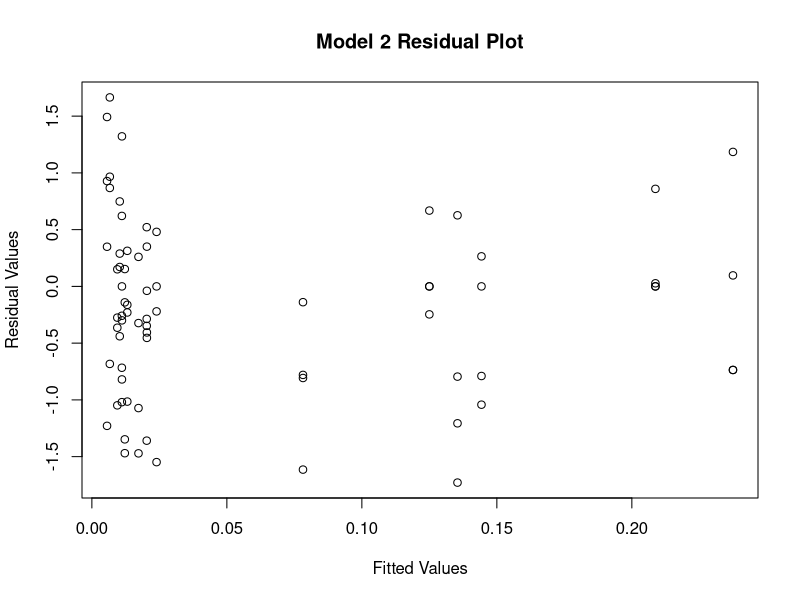

The R script that drew this image:
## ---- chunk 1
knitr::opts_chunk$set(echo = TRUE)

library(dplyr)
library(magrittr)
library(knitr)

Bynoss_data = read.csv("Byssinosis.csv", header = TRUE)
attach(Bynoss_data)
names(Bynoss_data)
sapply(Bynoss_data, class)
i= 1
Byss_data_exp = data.frame()

repeat{
  binos_count = Bynoss_data$Byssinosis[i]
  if(binos_count==0){
    temp_data = data.frame()
  }else{temp_data = data.frame(Bynoss_data[i, -c(6, 7)],
                               Byss = rep(1,binos_count))}
  Byss_data_exp = rbind(Byss_data_exp , temp_data)
  i = i + 1
  if(i > length(Bynoss_data$Byssinosis)){break}
}


i=1
repeat{
  binos_count = Bynoss_data$Non.Byssinosis[i]
  if(binos_count==0){
    temp_data = data.frame()
  }else{temp_data = data.frame(Bynoss_data[i, -c(6, 7)],
                               Byss = rep(0,binos_count))}
  Byss_data_exp = rbind(Byss_data_exp, temp_data)
  i = i + 1
  if(i > length(Bynoss_data$Byssinosis)){break}
}
sum(Bynoss_data$Non.Byssinosis)
detach(Bynoss_data)
names(Byss_data_exp)
attach(Byss_data_exp)
## ---- chunk 2
#Observed Values:
obs_wp = as.matrix(table(Byss_data_exp$Byss, Byss_data_exp$Workspace))
print("Observed Counts")
print(obs_wp)
#Expected Values:
Exp_wp = rowSums(obs_wp) %*% t(colSums(obs_wp))/sum(obs_wp)
print("Expected Counts")
print(Exp_wp)

#Likelihood ratio test:
lrt_wp = -2*sum(obs_wp*log(Exp_wp/obs_wp))

#p-value
LRpVal = 1-pchisq(lrt_wp, (2-1)*(3-1))
## ---- chunk 3
#Observed Values:
obs_e = as.matrix(table(Byss_data_exp$Byss, Byss_data_exp$Employment))
print("Observed Counts")
print(obs_e)

#Expected Values:
Exp_e = rowSums(obs_e) %*% t(colSums(obs_e))/sum(obs_e)
print("Expected Counts")
print(Exp_e)

#Likelihood ratio test:
lrt_e = -2*sum(obs_e*log(Exp_e/obs_e))

#p-value
LRpVal = 1-pchisq(lrt_e, (2-1)*(3-1))
## ---- chunk 4
#Observed:
obs_smok = as.matrix(table(Byss_data_exp$Byss, Byss_data_exp$Smoking))
print("Observed Counts")
print(obs_smok)

#Expected:
Exp_smok = rowSums(obs_smok) %*% t(colSums(obs_smok))/sum(obs_smok)
print("Expected Counts")
print(Exp_smok)

#Likelihood ratio test:
lrt_smok = -2*sum(obs_smok*log(Exp_smok/obs_smok))

#p-value
LRpVal = 1-pchisq(lrt_smok, (2-1)*(2-1))


## ---- chunk 5
#Observed:
obs_sex = as.matrix(table(Byss_data_exp$Byss, Byss_data_exp$Sex))
print("Observed Counts")
print(obs_sex)

#Expected:
Exp_sex  = rowSums(obs_sex) %*% t(colSums(obs_sex))/sum(obs_sex)
print("Expected Counts")
print(Exp_sex)

#Likelihood ratio test:
lrt_sex = -2*sum(obs_sex*log(Exp_sex/obs_sex))

#p-value
LRpVal = 1-pchisq(lrt_sex, (2-1)*(2-1))

## ---- chunk 6
#Observed:
obs_race = as.matrix(table(Byss_data_exp$Byss, Byss_data_exp$Race))
print("Observed Counts")
print(obs_race)

#Expected:
Exp_race = rowSums(obs_race) %*% t(colSums(obs_race))/sum(obs_race)
print("Expected Counts")
print(Exp_race)

#Likelihood ratio test:
lrt_race = -2*sum(obs_race*log(Exp_race/obs_race))

#p-value
LRpVal = 1-pchisq(lrt_race, (2-1)*(2-1))
## ---- chunk 7
#Divide the long data set into a train and test set
n = dim(Byss_data_exp)[1]
set.seed(10)
train_setL = sample(c(TRUE, FALSE), n,replace = TRUE)
train_dataL = Byss_data_exp[train_setL,]
test_dataL = Byss_data_exp[-train_setL,]

#Divide the long data set into a train and test set
train_dataW = aggregate(cbind(Byss = Byss, notByss=1-Byss, total=1)~
                          Employment + Smoking + 
                           Sex + Race + Workspace, FUN=sum, 
                        data = train_dataL, drop = FALSE)
train_dataW$Byss[is.na(train_dataW$Bys)] = 0
train_dataW$notByss[is.na(train_dataW$notByss)] = 0
train_dataW$total[is.na(train_dataW$total)] = 0

test_dataW = aggregate(cbind(Byss = Byss, notByss=1-Byss, total=1)~ 
                         Employment + Smoking + 
                           Sex + Race + Workspace, FUN=sum,
                       data = test_dataL, drop = FALSE)
test_dataW$Byss[is.na(test_dataW$Bys)] = 0
test_dataW$notByss[is.na(test_dataW$notByss)] = 0
test_dataW$total[is.na(test_dataW$total)] = 0

train_dataW$Workspace = as.factor(train_dataW$Workspace)
test_dataW$Workspace = as.factor(test_dataW$Workspace)
## ---- chunk 8
model_full = glm(cbind(Byss, notByss) ~.-total,
                 family = binomial, data = train_dataW)
summary(model_full)
## ---- chunk 9
#Forward step-wise on the train:
#step(glm(cbind(Byss, notByss)~1, family = binomial, data = train_dataW), 
          #scope = ~Employment*Smoking*Sex*Race*Workspace,
          #direction = "forward") 
#4 vars, AIC = 146.2, Null Deviance = 204, Residual Deviance= 65.83
#model_f1 = glm(formula = cbind(Byss, notByss) ~ Workspace + Employment + 
   # Smoking + Workspace:Smoking, family = binomial, data = train_dataW)

#step(glm(cbind(Byss, notByss)~1, family = binomial, data = train_dataW), 
          #scope = ~Employment*Smoking*Sex*Race*Workspace,
          #direction = "both")
#4 vars, AIC = 146.2, Null Deviance = 204, Residual Deviance= 65.83
#Same as forward!

step(glm(cbind(Byss, notByss)~1, family = binomial, data = train_dataW), 
          scope = ~Employment+Smoking+Sex+Race+Workspace,
         direction = "forward")
model_f1 = glm(formula = cbind(Byss, notByss) ~ Workspace + Employment + 
    Smoking, family = binomial, data = train_dataW)
#Same as above

#step(glm(cbind(Byss, notByss)~1, family = binomial, data = train_dataW), 
          #scope = ~Employment+Smoking+Sex+Race+Workspace,
          #direction = "both")
#Same model and specs as above
## ---- chunk 10
#Backward Selection
step(glm(cbind(Byss, notByss)~.^2, family = binomial, data = train_dataW[,-8]), 
          direction = "backward") 
#8 vars, AIC = 140.4, Null Deviance = 204, Residual Deviance = 52.06
model_b1 = glm(formula = cbind(Byss, notByss) ~ Employment + Smoking + Sex + 
    Workspace + Employment:Sex + Smoking:Workspace + Sex:Workspace, 
    family = binomial, data = train_dataW[, -8])

#step(glm(cbind(Byss, notByss)~.^2, family = binomial, data = train_dataW[,-8]), 
        # direction = "both") 
#Same model as above



#step(glm(cbind(Byss, notByss)~., family = binomial, data = train_dataW[,-8]), 
          #direction = "backward") 
#4 vars, AIC = 146.2, Null Deviance = 204, Residual Deviance=  65.83  

#model_b3 =  glm(formula = cbind(Byss, notByss) ~ Employment 
#+ Smoking + Workspace, 
    #family = binomial, data = train_dataW[, -8])

#step(glm(cbind(Byss, notByss)~., family = binomial, data = train_dataW[,-8]), 
         # direction = "both") 
#Same as above
## ---- chunk 11
#Model 1(full model):
model_full = glm(cbind(Byss, notByss) ~.-total, family = binomial, 
                 data = test_dataW)
summary(model_full)
1-pchisq(44.605,57)
model_full = glm(cbind(Byss, notByss) ~.-total, family = quasibinomial, 
                 data = test_dataW)
summary(model_full)
#Full model turns to model 2

#Model 2:
model_f1_test = glm(formula = cbind(Byss, notByss) ~ Workspace + Employment + 
    Smoking, family = binomial, data = test_dataW)

summary(model_f1_test)

1-pchisq(45.434,59)

#model_f1_test = glm(cbind(Byss, notByss) ~Workspace + Employment + 
    #Smoking, family = quasibinomial, data = test_dataW)

#summary(model_f1_test)

#Model 3:
model_b1_test =glm(formula = cbind(Byss, notByss) ~ Employment + Smoking + Sex + 
    Workspace + Employment:Sex + Smoking:Workspace + Sex:Workspace, 
    family = binomial, data = train_dataW[, -8])
summary(model_b1_test)

1-pchisq(35.294,50)

#model_b1_test = glm(formula = cbind(Byss, notByss) ~ 
              #Employment + Smoking + Sex + 
    #Workspace + Employment:Sex + Smoking:Workspace + Sex:Workspace, 
    #family = binomial, data = train_dataW[, -8])
#summary(model_b1_test)

## ---- chunk 12
ry <- residuals(model_f1_test, type="deviance")
rx <- fitted.values(model_f1_test)
rxy <- cbind(fitted=rx, residual=ry)
plot(rxy, main = "Model 2 Residual Plot", xlab = "Fitted Values", ylab = "Residual Values")
## ---- chunk 13
final_model =  glm(cbind(Byssinosis, Non.Byssinosis) ~ as.factor(Workspace) + Employment + 
                     Smoking, family = quasibinomial, data = Bynoss_data)
summary(final_model)
